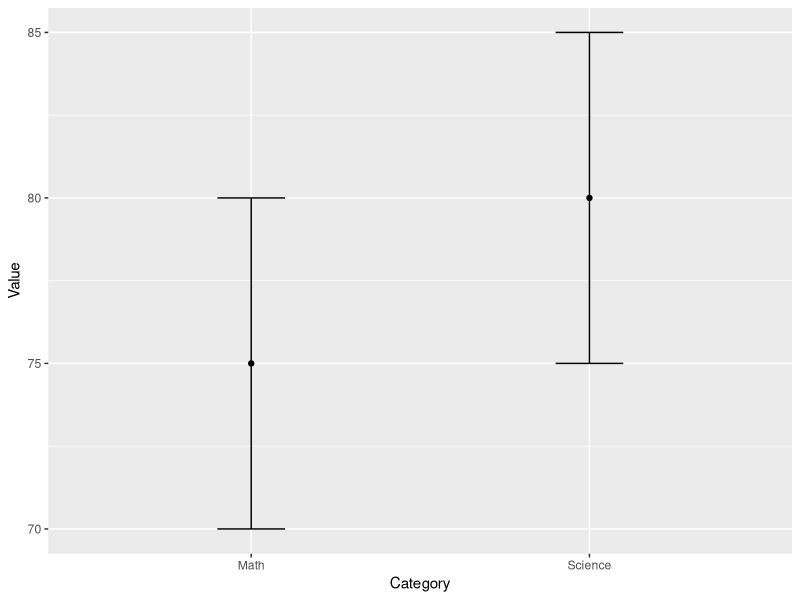

R code for this plot:
#1 Confidence Interval
library(ggplot2)

marks <- data.frame(
  Category = c("Math", "Science"),
  Value = c(75, 80),
  Lower = c(70, 75),
  Upper = c(80, 85)
)

ggplot(marks, aes(x = Category, y = Value)) +
  geom_point() +
  geom_errorbar(aes(ymin = Lower, ymax = Upper), width = 0.2)

